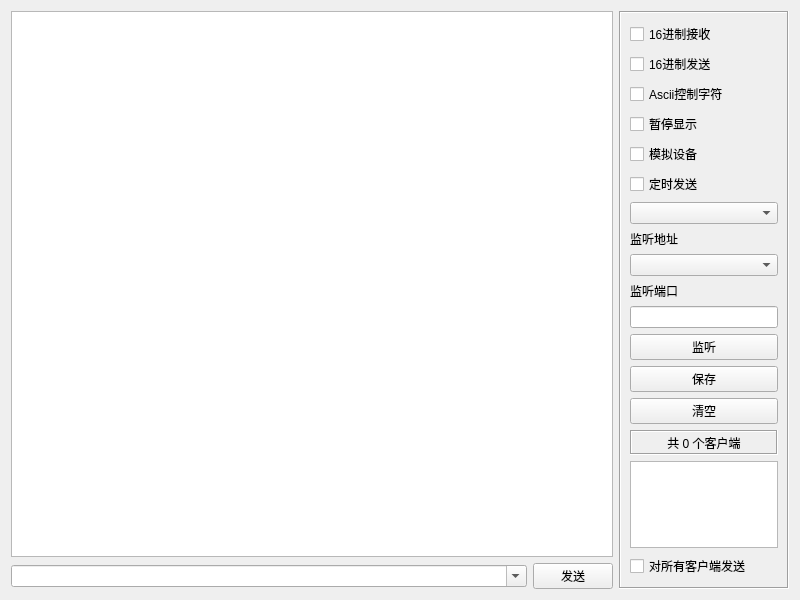
<?xml version="1.0" encoding="UTF-8"?>
<ui version="4.0">
 <class>frmUdpServer</class>
 <widget class="QWidget" name="frmUdpServer">
  <property name="geometry">
   <rect>
    <x>0</x>
    <y>0</y>
    <width>800</width>
    <height>600</height>
   </rect>
  </property>
  <property name="windowTitle">
   <string>Form</string>
  </property>
  <layout class="QGridLayout" name="gridLayout">
   <item row="0" column="0">
    <widget class="QTextEdit" name="txtMain">
     <property name="readOnly">
      <bool>true</bool>
     </property>
    </widget>
   </item>
   <item row="0" column="1" rowspan="2">
    <widget class="QFrame" name="frame">
     <property name="minimumSize">
      <size>
       <width>170</width>
       <height>0</height>
      </size>
     </property>
     <property name="maximumSize">
      <size>
       <width>170</width>
       <height>16777215</height>
      </size>
     </property>
     <property name="frameShape">
      <enum>QFrame::Box</enum>
     </property>
     <property name="frameShadow">
      <enum>QFrame::Sunken</enum>
     </property>
     <layout class="QVBoxLayout" name="verticalLayout">
      <item>
       <widget class="QCheckBox" name="ckHexReceive">
        <property name="text">
         <string>16进制接收</string>
        </property>
       </widget>
      </item>
      <item>
       <widget class="QCheckBox" name="ckHexSend">
        <property name="text">
         <string>16进制发送</string>
        </property>
       </widget>
      </item>
      <item>
       <widget class="QCheckBox" name="ckAscii">
        <property name="text">
         <string>Ascii控制字符</string>
        </property>
       </widget>
      </item>
      <item>
       <widget class="QCheckBox" name="ckShow">
        <property name="text">
         <string>暂停显示</string>
        </property>
       </widget>
      </item>
      <item>
       <widget class="QCheckBox" name="ckDebug">
        <property name="text">
         <string>模拟设备</string>
        </property>
       </widget>
      </item>
      <item>
       <widget class="QCheckBox" name="ckAutoSend">
        <property name="text">
         <string>定时发送</string>
        </property>
       </widget>
      </item>
      <item>
       <widget class="QComboBox" name="cboxInterval"/>
      </item>
      <item>
       <widget class="QLabel" name="labListenIP">
        <property name="text">
         <string>监听地址</string>
        </property>
       </widget>
      </item>
      <item>
       <widget class="QComboBox" name="cboxListenIP"/>
      </item>
      <item>
       <widget class="QLabel" name="labListenPort">
        <property name="text">
         <string>监听端口</string>
        </property>
       </widget>
      </item>
      <item>
       <widget class="QLineEdit" name="txtListenPort"/>
      </item>
      <item>
       <widget class="QPushButton" name="btnListen">
        <property name="text">
         <string>监听</string>
        </property>
       </widget>
      </item>
      <item>
       <widget class="QPushButton" name="btnSave">
        <property name="text">
         <string>保存</string>
        </property>
       </widget>
      </item>
      <item>
       <widget class="QPushButton" name="btnClear">
        <property name="text">
         <string>清空</string>
        </property>
       </widget>
      </item>
      <item>
       <widget class="QLabel" name="labCount">
        <property name="minimumSize">
         <size>
          <width>0</width>
          <height>25</height>
         </size>
        </property>
        <property name="frameShape">
         <enum>QFrame::Box</enum>
        </property>
        <property name="frameShadow">
         <enum>QFrame::Sunken</enum>
        </property>
        <property name="text">
         <string>共 0 个客户端</string>
        </property>
        <property name="alignment">
         <set>Qt::AlignCenter</set>
        </property>
       </widget>
      </item>
      <item>
       <widget class="QListWidget" name="listWidget"/>
      </item>
      <item>
       <widget class="QCheckBox" name="ckSelectAll">
        <property name="text">
         <string>对所有客户端发送</string>
        </property>
       </widget>
      </item>
     </layout>
    </widget>
   </item>
   <item row="1" column="0">
    <widget class="QWidget" name="widget" native="true">
     <layout class="QHBoxLayout" name="layUdpServer">
      <property name="leftMargin">
       <number>0</number>
      </property>
      <property name="topMargin">
       <number>0</number>
      </property>
      <property name="rightMargin">
       <number>0</number>
      </property>
      <property name="bottomMargin">
       <number>0</number>
      </property>
      <item>
       <widget class="QComboBox" name="cboxData">
        <property name="sizePolicy">
         <sizepolicy hsizetype="Ignored" vsizetype="Fixed">
          <horstretch>0</horstretch>
          <verstretch>0</verstretch>
         </sizepolicy>
        </property>
        <property name="editable">
         <bool>true</bool>
        </property>
       </widget>
      </item>
      <item>
       <widget class="QPushButton" name="btnSend">
        <property name="minimumSize">
         <size>
          <width>80</width>
          <height>0</height>
         </size>
        </property>
        <property name="maximumSize">
         <size>
          <width>80</width>
          <height>16777215</height>
         </size>
        </property>
        <property name="text">
         <string>发送</string>
        </property>
       </widget>
      </item>
     </layout>
    </widget>
   </item>
  </layout>
 </widget>
 <tabstops>
  <tabstop>txtMain</tabstop>
  <tabstop>ckHexReceive</tabstop>
  <tabstop>ckHexSend</tabstop>
  <tabstop>ckAscii</tabstop>
  <tabstop>ckShow</tabstop>
  <tabstop>ckDebug</tabstop>
  <tabstop>ckAutoSend</tabstop>
  <tabstop>cboxInterval</tabstop>
  <tabstop>cboxListenIP</tabstop>
  <tabstop>txtListenPort</tabstop>
  <tabstop>btnListen</tabstop>
  <tabstop>btnSave</tabstop>
  <tabstop>btnClear</tabstop>
  <tabstop>cboxData</tabstop>
  <tabstop>btnSend</tabstop>
 </tabstops>
 <resources/>
 <connections/>
</ui>
